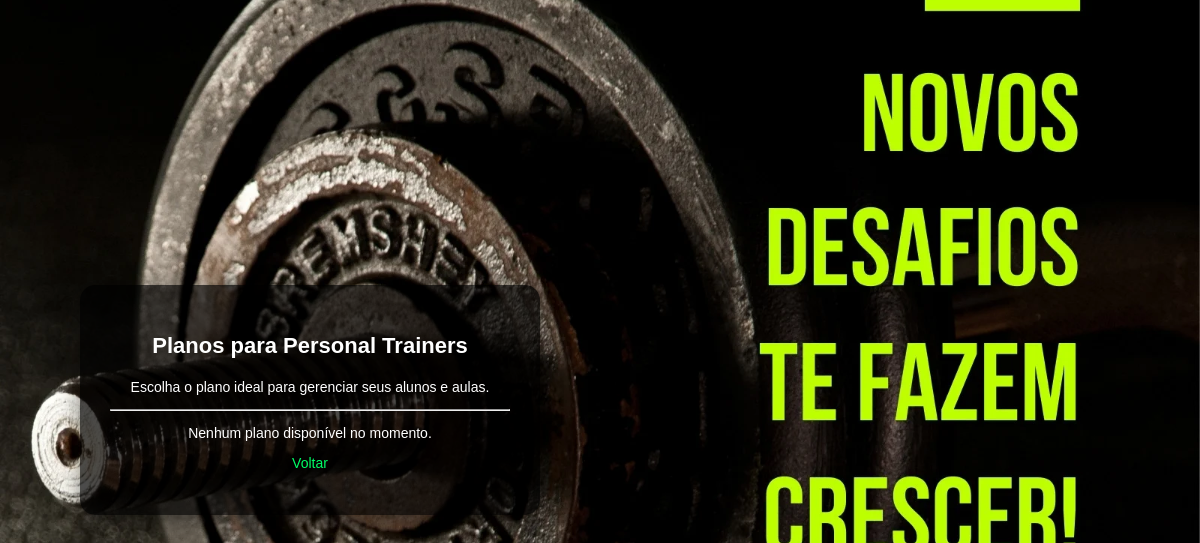
The page /planos.php on the database as committed earlier.
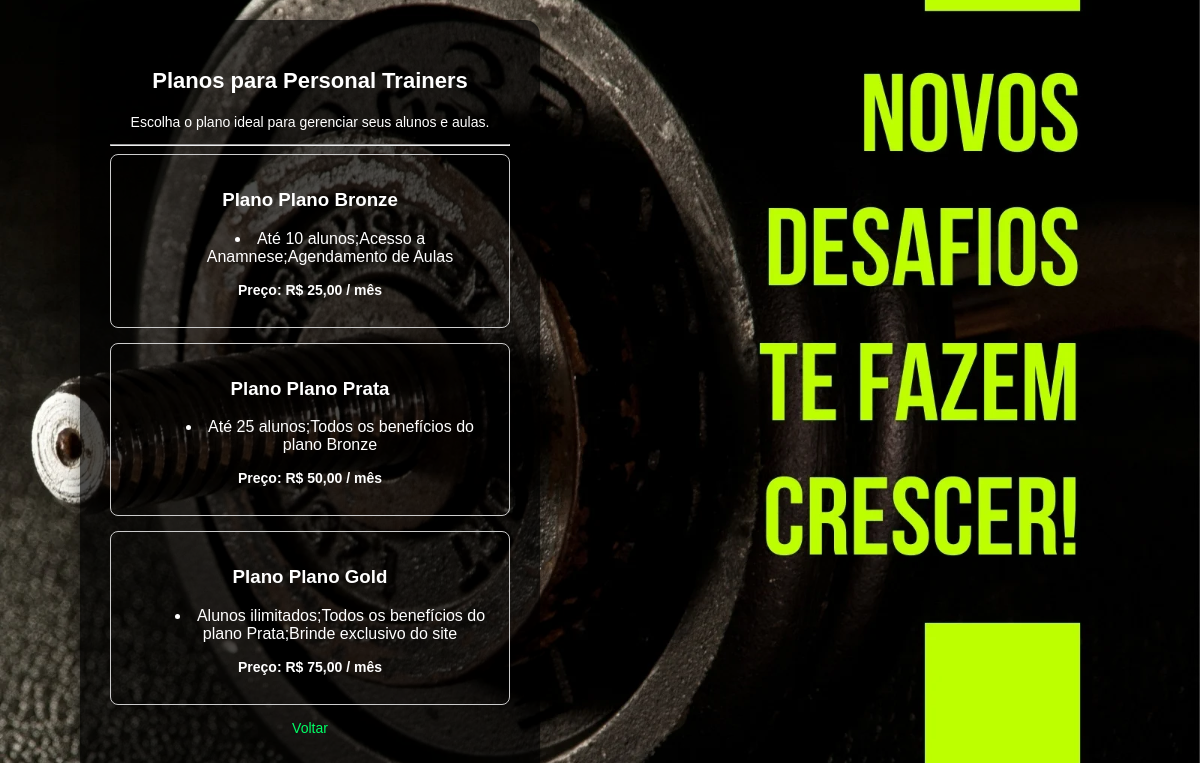
The same page on the database as committed later.
### tables this page shows
CREATE TABLE plano (
    id_plano INT AUTO_INCREMENT PRIMARY KEY,
    nome_plano VARCHAR(100) NOT NULL,
    descricao TEXT,
    preco DECIMAL(10,2) NOT NULL
);

### planos.php (the view, shortened to what this page needs)
<?php
require __DIR__ . '/config.php';
$stmt = $pdo->query("SELECT * FROM Plano ORDER BY preco ASC");
$planos = $stmt->fetchAll(PDO::FETCH_ASSOC);
?>
<!doctype html>
<html lang="pt-br">
<head>
  <link rel="stylesheet" href="assets/css/style.css">
</head>
<body>
  <div class="container">
      <h2 style="color: white;">Planos para Personal Trainers</h2>
      <p style="color: white;">Escolha o plano ideal para gerenciar seus alunos e aulas.</p>
      <hr>
      <?php if (empty($planos)): ?>
          <p style="color: white;">Nenhum plano disponível no momento.</p>
      <?php else: ?>
          <?php foreach ($planos as $plano): ?>
              <div class="plano" style="border: 1px solid #ccc; padding: 15px; margin-bottom: 15px; border-radius: 8px;">
                  <h3 style="color: white;">Plano <?= htmlspecialchars($plano["nome_plano"]) ?></h3>
                  <ul style="list-style-position: inside;">
                      <?php
                      $beneficios = explode('|', $plano['descricao']);
                      foreach ($beneficios as $beneficio):
                      ?>
                          <li style="color: white;"><?= htmlspecialchars($beneficio) ?></li>
                      <?php endforeach; ?>
                  </ul>
                  <p style="color: white;"><strong>Preço: R$ <?= number_format((float)$plano["preco"], 2, ',', '.') ?> / mês</strong></p>
              </div>
          <?php endforeach; ?>
      <?php endif; ?>
      <p><a href="index.php" class="btn">Voltar</a></p>
  </div>
</body>
</html>

### assets/css/style.css (style rules this page uses)
body { margin: 0; padding: 0; font-family: Arial, sans-serif; background: url('../img/academia.png') no-repeat center center fixed; background-size: cover; display: flex; justify-content: flex-start; align-items: center; min-height: 100vh; padding-left: 80px; }
.container { background: rgba(0, 0, 0, 0.7); padding: 30px; border-radius: 15px; box-shadow: 0px 4px 20px rgba(0, 0, 0, 0.5); max-width: 400px; width: 100%; text-align: center; }
h2 { margin-bottom: 20px; color: #00ff66; font-size: 22px; }
p { color: white; font-size: 14px; }
a { color: #00ff66; text-decoration: none; }

Rows that differ between the two databases and show on the page:
added plano: nome_plano "Plano Bronze", descricao "Até 10 alunos;Acesso a Anamnese;Agendamento de Aulas", preco "25,00"
added plano: nome_plano "Plano Prata", descricao "Até 25 alunos;Todos os benefícios do plano Bronze", preco "50,00"
added plano: nome_plano "Plano Gold", descricao "Alunos ilimitados;Todos os benefícios do plano Prata;Brinde exclusivo do site", preco "75,00"
Other text that changed with them:
text no longer shown: "Nenhum plano disponível no momento."
